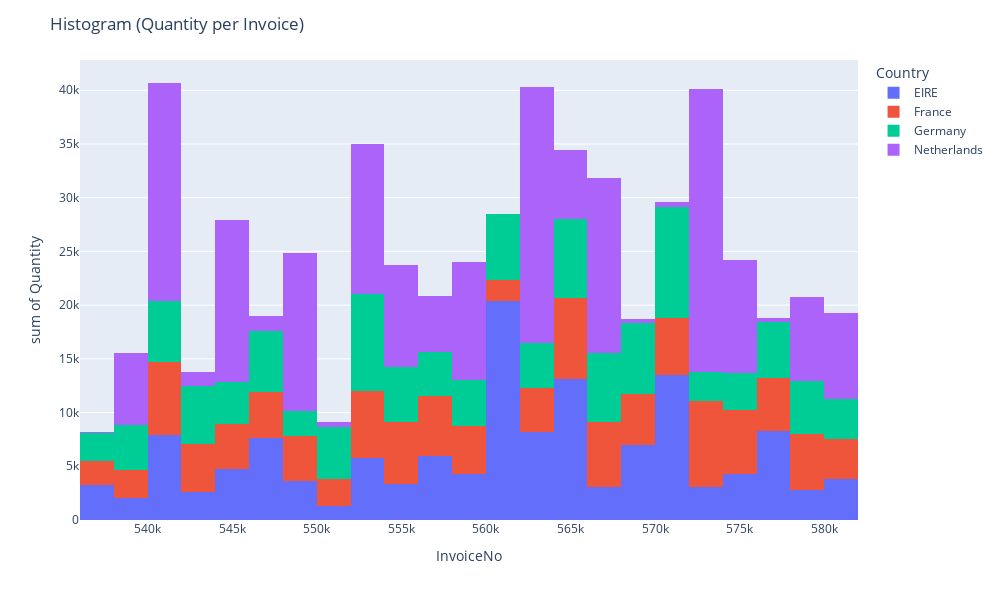

Notebook cell for this chart:
### Code cell
# Traces
fig = px.histogram(qty_invc, x="InvoiceNo", y='Quantity', color="Country")

# Layout
fig['layout'].update(width=1000, height=600, title='Histogram (Quantity per Invoice)');

# Plot
py.iplot(fig)

### Figure 1 — Plotly figure (JSON) as saved in the notebook; plotly's stock layout.template omitted (floating-point values rounded to 4 significant figures; data arrays with more than 128 entries replaced by an {"elided": "..."} marker saying what was removed)
{"data": [{"alignmentgroup": "True", "bingroup": "x", "histfunc": "sum", "hovertemplate": "Country=EIRE<br>InvoiceNo=%{x}<br>sum of Quantity=%{y}<extra></extra>", "legendgroup": "EIRE", "marker": {"color": "#636efa", "pattern": {"shape": ""}}, "name": "EIRE", "offsetgroup": "EIRE", "orientation": "v", "showlegend": true, "type": "histogram", "x": {"elided": "256 int values"}, "xaxis": "x", "y": {"elided": "256 int values"}, "yaxis": "y"}, {"alignmentgroup": "True", "bingroup": "x", "histfunc": "sum", "hovertemplate": "Country=France<br>InvoiceNo=%{x}<br>sum of Quantity=%{y}<extra></extra>", "legendgroup": "France", "marker": {"color": "#EF553B", "pattern": {"shape": ""}}, "name": "France", "offsetgroup": "France", "orientation": "v", "showlegend": true, "type": "histogram", "x": {"elided": "379 int values"}, "xaxis": "x", "y": {"elided": "379 int values"}, "yaxis": "y"}, {"alignmentgroup": "True", "bingroup": "x", "histfunc": "sum", "hovertemplate": "Country=Germany<br>InvoiceNo=%{x}<br>sum of Quantity=%{y}<extra></extra>", "legendgroup": "Germany", "marker": {"color": "#00cc96", "pattern": {"shape": ""}}, "name": "Germany", "offsetgroup": "Germany", "orientation": "v", "showlegend": true, "type": "histogram", "x": {"elided": "443 int values"}, "xaxis": "x", "y": {"elided": "443 int values"}, "yaxis": "y"}, {"alignmentgroup": "True", "bingroup": "x", "histfunc": "sum", "hovertemplate": "Country=Netherlands<br>InvoiceNo=%{x}<br>sum of Quantity=%{y}<extra></extra>", "legendgroup": "Netherlands", "marker": {"color": "#ab63fa", "pattern": {"shape": ""}}, "name": "Netherlands", "offsetgroup": "Netherlands", "orientation": "v", "showlegend": true, "type": "histogram", "x": [536403, 539491, 539731, 541206, 541570, 541608, 541711, 542720, 542894, 543387, 544479, 544480, 544672, 546027, 546433, 547365, 547796, 547825, 548010, 548011, 548211, 548969, 548970, 551345, 552845, 552846, 552882, 552883, 552885, 553682, 554038, 554642, 554827, 555003, 555106, 555160, 555164, 555407, 555589, 556235, 557263, 557328, 557525, 558262, 558263, 558311, 560710, 562789, 562790, 563076, 563165, 564169, 564650, 564652, 565967, 565975, 566173, 566557, 567280, 567290, 567795, 569665, 569719, 569720, 570191, 571697, 572035, 572051, 572052, 572123, 572233, 572236, 573002, 573003, 573004, 574056, 574058, 574059, 575508, 575510, 575709, 576664, 577326, 577474, 578034, 578082, 578140, 578141, 578143, 579528, 581175, 581176, 581338], "xaxis": "x", "y": [96, 45, 6668, 8210, 6072, 288, 5730, 116, 111, 1116, 8174, 4034, 2940, 275, 151, 169, 722, 103, 1070, 11116, 1208, 636, 700, 426, 200, 72, 924, 12266, 72, 408, 126, 960, 4664, 64, 164, 1038, 1836, 328, 312, 84, 4718, 61, 350, 8998, 424, 1588, 9, 7807, 375, 14730, 992, 288, 4628, 480, 1012, 1, 144, 4951, 6932, 3717, 545, 3, 332, 15, 211, 269, 13392, 3020, 1728, 1780, 660, 29, 3069, 2400, 300, 2454, 216, 62, 6712, 1040, 32, 146, 32, 152, 372, 136, 5760, 200, 1284, 50, 7366, 452, 140], "yaxis": "y"}], "layout": {"barmode": "relative", "height": 600, "legend": {"title": {"text": "Country"}, "tracegroupgap": 0}, "margin": {"t": 60}, "title": {"text": "Histogram (Quantity per Invoice)"}, "width": 1000, "xaxis": {"anchor": "y", "domain": [0, 1], "title": {"text": "InvoiceNo"}}, "yaxis": {"anchor": "x", "domain": [0, 1], "title": {"text": "sum of Quantity"}}}}
